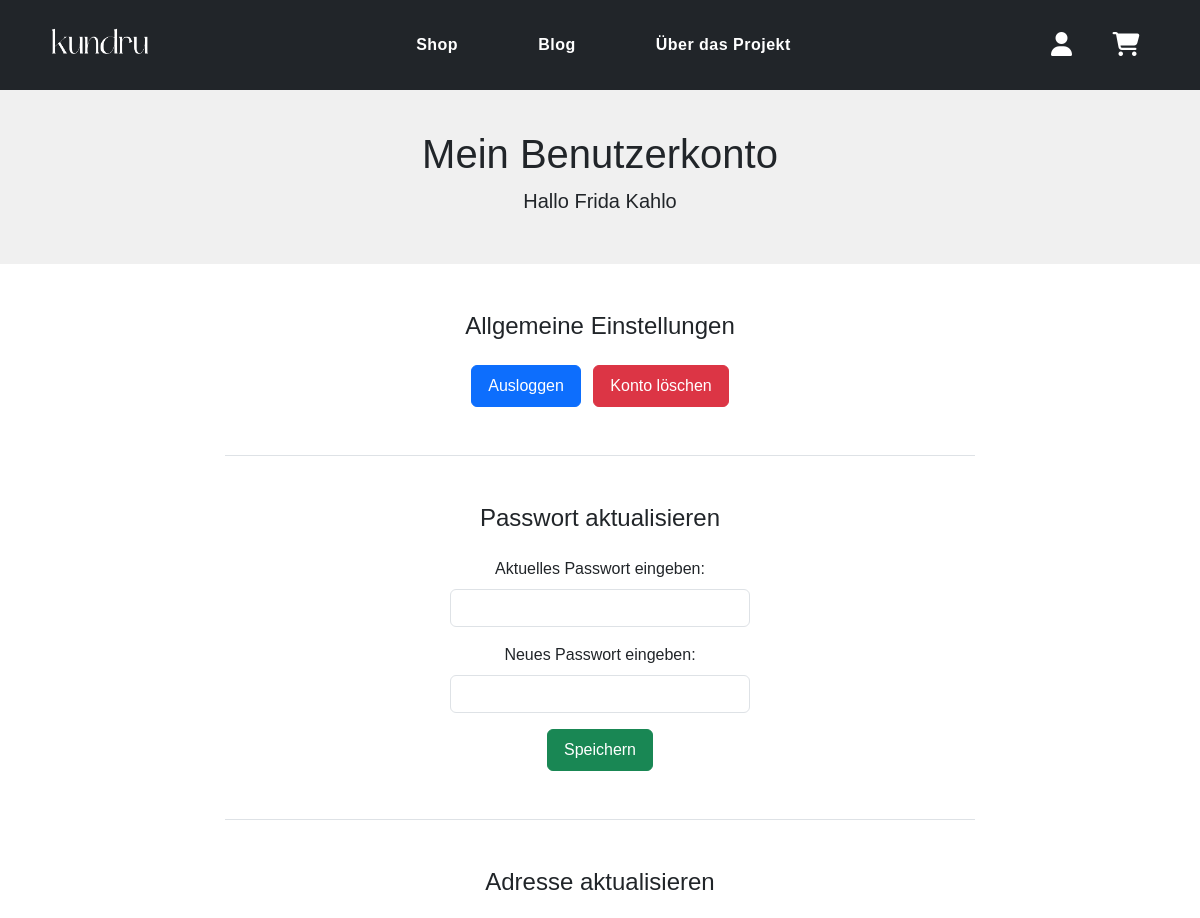
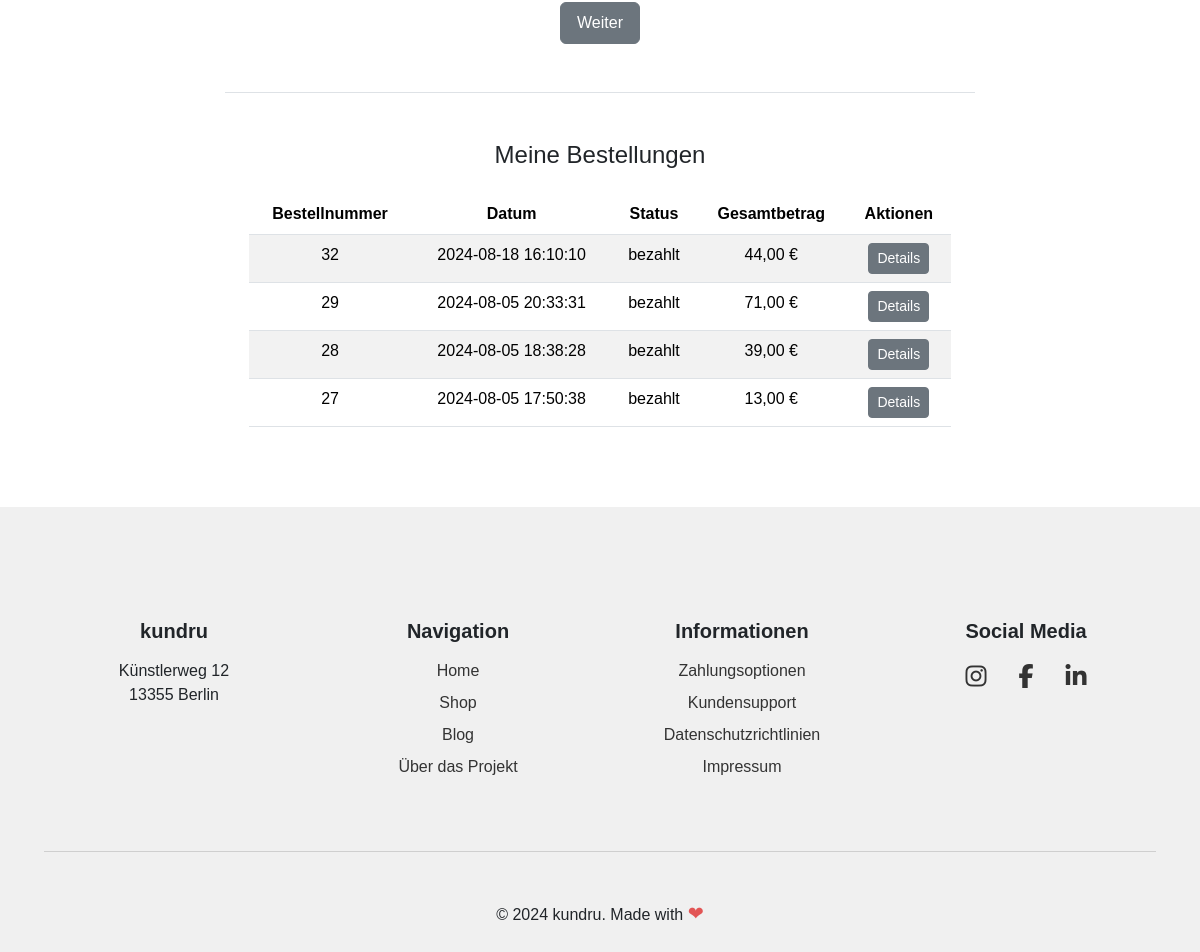
The page /views/user_dashboard.php (signed in) on the database its author committed (2 pictures, top to bottom).
### tables this page shows
CREATE TABLE `user` (
  `UserID` int(11) NOT NULL,
  `FirstName` varchar(255) NOT NULL,
  `LastName` varchar(255) NOT NULL,
  `Email` varchar(255) NOT NULL,
  `Password` varchar(255) NOT NULL,
  `Phone` varchar(20) NOT NULL,
  `Role` varchar(50) NOT NULL
);

CREATE TABLE `order_items` (
  `id` int(11) NOT NULL,
  `order_id` int(11) NOT NULL,
  `artwork_id` int(11) NOT NULL,
  `quantity` int(11) NOT NULL,
  `price` decimal(10,2) NOT NULL
);

CREATE TABLE `order` (
  `id` int(11) NOT NULL,
  `UserID` int(11) NOT NULL,
  `total_amount` decimal(10,2) NOT NULL,
  `created_at` timestamp NOT NULL DEFAULT current_timestamp(),
  `payment_status` enum('pending','completed') DEFAULT 'completed',
  `stripe_charge_id` varchar(255) DEFAULT NULL
);

### controllers/UserDashboardController.php (called while the page is built, shortened)
<?php
require_once(__DIR__ . '/../config/config.php');
require_once(__DIR__ . '/../models/User.php');
class UserDashboardController {
    private $conn;
    private $userModel;
    public function __construct($conn) {
        $this->conn = $conn;
        $this->userModel = new User($conn);
    }
    public function getUserDetails($userId) {
        return $this->userModel->getUserById($userId);
    }
    public function getUserOrders($userId) {
        $query = "
            SELECT o.id AS OrderID, o.created_at AS OrderDate, o.payment_status AS Status, o.total_amount AS TotalAmount,
                   oi.artwork_id, oi.quantity, oi.price, a.Title AS ArtworkTitle
            FROM `order` o
            LEFT JOIN order_items oi ON o.id = oi.order_id
            LEFT JOIN artwork a ON oi.artwork_id = a.ArtworkID
            WHERE o.UserID = :userId
            ORDER BY o.created_at DESC
        ";
        $stmt = $this->conn->prepare($query);
        $stmt->execute(['userId' => $userId]);
        return $stmt->fetchAll(PDO::FETCH_ASSOC);
    }
}
?>

### models/User.php (called while the page is built, shortened)
<?php
class User {
    private $conn;
    public function __construct($conn) {
        $this->conn = $conn;
    }
    public function getUserById($userId) {
        $stmt = $this->conn->prepare("SELECT * FROM user WHERE UserID = ?");
        $stmt->execute([$userId]);
        return $stmt->fetch(PDO::FETCH_ASSOC);
    }
}
?>

### views/user_dashboard.php (the view, shortened to what this page needs)
<?php
include('header.php');
if (isset($_SESSION['user_id'])) {
    require_once('../config/config.php');
    require_once('../controllers/UserDashboardController.php');
    $userDashboardController = new UserDashboardController($conn);
    $user = $userDashboardController->getUserDetails($_SESSION['user_id']);
    $orders = $userDashboardController->getUserOrders($_SESSION['user_id']);
    $firstName = $user['FirstName'];
    $lastName = $user['LastName'];
} else {
    header('Location: /KUNDRU/views/login.php');
    exit();
}
?>
<html>
<body>
    <header class="text-center mb-5 user-dashboard-header">
        <h1>Mein Benutzerkonto</h1>
        <p class="lead">Hallo <?php echo htmlspecialchars($firstName . ' ' . $lastName, ENT_QUOTES, 'UTF-8'); ?></p>
    </header>
    <div class="user-dashboard-container my-5">
        <div class="row justify-content-center">
            <div class="col-md-8">
                <div class="user-dashboard-card mb-4">
                    <div class="card-header">
                        <h2 class="user-dashboard-card-title">Allgemeine Einstellungen</h2>
                    </div>
                    <div class="user-dashboard-card-body text-center">
                        <form action="/KUNDRU/controllers/UserDashboardController.php" method="post" class="d-inline">
                            <button type="submit" name="action" value="logout" class="btn btn-primary user-dashboard-btn me-2">Ausloggen</button>
                        </form>
                        <button type="button" class="btn btn-danger user-dashboard-btn" data-bs-toggle="modal" data-bs-target="#deleteModal">Konto löschen</button>
                    </div>
                </div>
                <div class="user-dashboard-divider"></div>
                <div class="user-dashboard-card mb-4">
                    <div class="card-header">
                        <h2 class="user-dashboard-card-title">Passwort aktualisieren</h2>
                    </div>
                    <div class="user-dashboard-card-body">
                        <form id="updatePasswordForm" action="/KUNDRU/controllers/UserDashboardController.php" method="post">
                            <div class="mb-3">
                                <label for="current_password" class="form-label text-center d-block">Aktuelles Passwort eingeben:</label>
                                <input type="password" id="current_password" name="current_password" class="form-control user-dashboard-input">
                            </div>
                            <div class="mb-3">
                                <label for="new_password" class="form-label text-center d-block">Neues Passwort eingeben:</label>
                                <input type="password" id="new_password" name="new_password" class="form-control user-dashboard-input">
                            </div>
                            <div class="text-center">
                                <button type="submit" name="action" value="update_password" class="btn btn-success user-dashboard-btn">Speichern</button>
                            </div>
                        </form>
                    </div>
                </div>
                <div class="user-dashboard-divider"></div>
                <div class="user-dashboard-card mb-4">
                    <div class="card-header">
                        <h2 class="user-dashboard-card-title">Adresse aktualisieren</h2>
                    </div>
                    <div class="user-dashboard-card-body text-center">
                        <a href="/KUNDRU/views/address_form.php" class="btn btn-secondary user-dashboard-btn">Weiter</a>
                    </div>
                </div>
                <div class="user-dashboard-divider"></div>
                <div class="user-dashboard-card mb-4">
                    <div class="card-header">
                        <h2 class="user-dashboard-card-title">Meine Bestellungen</h2>
                    </div>
                    <div class="user-dashboard-card-body">
                        <?php if (empty($orders)): ?>
                            <p style="text-align: center;">Noch keine Bestellungen vorhanden</p>
                        <?php else: ?>
                            <table class="table table-striped">
                                <thead>
                                    <tr>
                                        <th>Bestellnummer</th>
                                        <th>Datum</th>
                                        <th>Status</th>
                                        <th>Gesamtbetrag</th>
                                        <th>Aktionen</th>
                                    </tr>
                                </thead>
                                <tbody>
                                    <?php
                                    foreach ($orders as $order) {
                                        $formattedTotalAmount = number_format($order['TotalAmount'], 2, ',', '.') . ' €';
                                        if (!in_array($order['OrderID'], $displayedOrders)) {
                                            $displayedOrders[] = $order['OrderID'];
                                            ?>
                                            <tr>
                                                <td><?php echo htmlspecialchars($order['OrderID'], ENT_QUOTES, 'UTF-8'); ?></td>
                                                <td><?php echo htmlspecialchars($order['OrderDate'], ENT_QUOTES, 'UTF-8'); ?></td>
                                                <td><?php echo htmlspecialchars($order['Status'] === 'completed' ? 'bezahlt' : 'ausstehend', ENT_QUOTES, 'UTF-8'); ?></td>
                                                <td><?php echo htmlspecialchars($formattedTotalAmount, ENT_QUOTES, 'UTF-8'); ?></td>
                                                <td>
                                                    <button type="button" class="btn btn-secondary btn-sm" data-bs-toggle="modal" data-bs-target="#orderDetailsModal" data-order-id="<?php echo htmlspecialchars($order['OrderID'], ENT_QUOTES, 'UTF-8'); ?>">Details</button>
                                                </td>
                                            </tr>
                                            <?php
                                        }
                                    }
                                    ?>
                                </tbody>
                            </table>
                        <?php endif; ?>
                    </div>
                </div>
            </div>
        </div>
    </div>
</body>
</html>
<?php include('footer.php'); ?>

### assets/css/stylesheet.css (style rules this page uses)
:root { --color-primary: #4c6e63; --color-primary-hover: #3b5c50; --color-secondary: #4e4e4e; --color-secondary-hover: #6c6c6c; --color-tertiary: #aabfb5; --color-background: #f0f0f0; --color-light: #fff; --color-dark: #333; --color-border: #ddd; --color-shadow: rgba(0, 0, 0, 0.1); --color-shadow-hover: rgba(0, 0, 0, 0.2); }
* { margin: 0; padding: 0; box-sizing: border-box; }
body { font-family: 'Poppins', sans-serif; background-color: var(--color-background); }
.user-dashboard-container { background-color: var(--color-light); padding: 3rem 2rem 1rem 2rem; }
.user-dashboard-header { font-size: 2rem; margin-top: 2.5rem; }
.user-dashboard-card { border: none; margin-bottom: 1.5rem; }
.user-dashboard-card-title { font-size: 1.5rem; margin-bottom: 0; text-align: center; }
.user-dashboard-btn { padding: 0.5rem 1rem; font-size: 1rem; }
.user-dashboard-card-body { padding: 1.5rem; }
.user-dashboard-input { max-width: 300px; margin: 0 auto; display: block; }
.user-dashboard-divider { border-top: 1px solid #dee2e6; margin: 1rem 0 3rem 0; }
.table-striped { text-align: center; }
.btn-secondary { background-color: #6c757d; border-color: #6c757d; }

### rows shown on the page
user: FirstName+LastName "Frida Kahlo"
order_items: order "32", order.created_at "2024-08-18 16:10:10", order.payment_status "bezahlt", order.total_amount "44,00 €"
order_items: order "29", order.created_at "2024-08-05 20:33:31", order.payment_status "bezahlt", order.total_amount "71,00 €"
order_items: order "28", order.created_at "2024-08-05 18:38:28", order.payment_status "bezahlt", order.total_amount "39,00 €"
order_items: order "27", order.created_at "2024-08-05 17:50:38", order.payment_status "bezahlt", order.total_amount "13,00 €"
